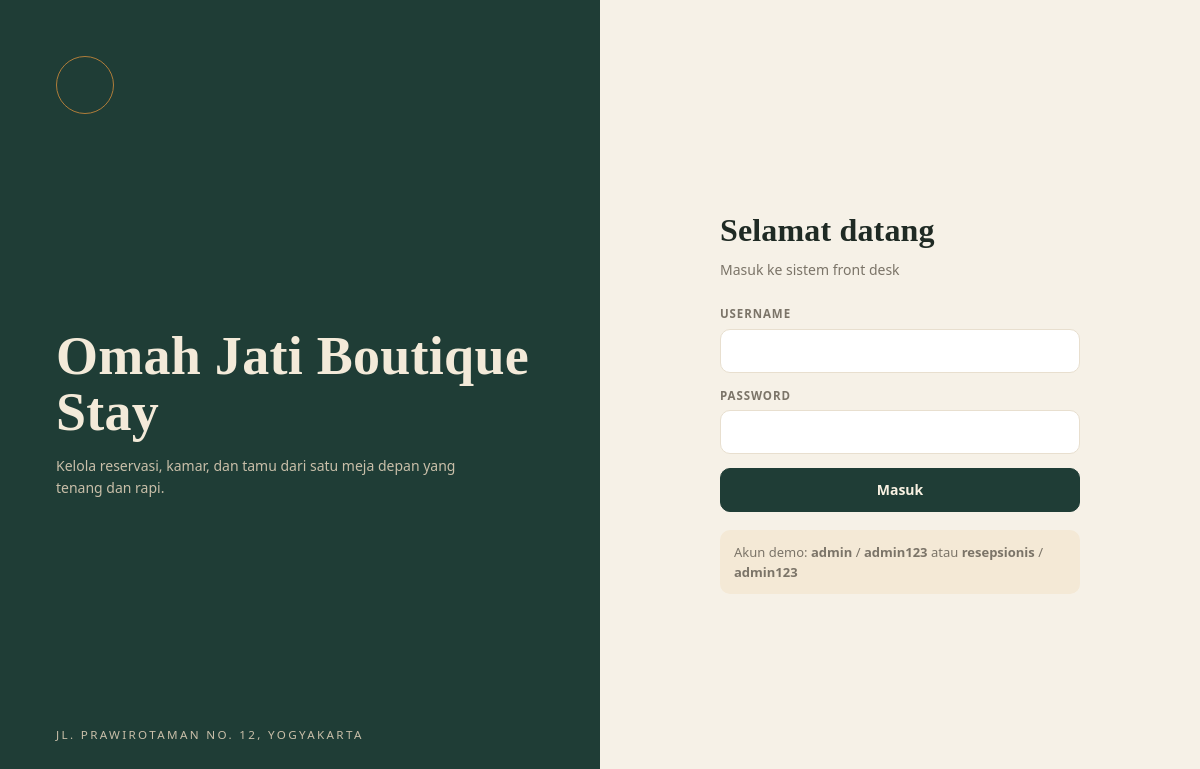
/index.php?page=login, run on the app's committed database.
### tables this page shows
CREATE TABLE pengaturan (
  id INT PRIMARY KEY,
  nama_hotel VARCHAR(100) NOT NULL,
  alamat VARCHAR(255),
  telepon VARCHAR(30),
  jam_checkin VARCHAR(5) NOT NULL DEFAULT '14:00',
  jam_checkout VARCHAR(5) NOT NULL DEFAULT '12:00',
  pajak_persen TINYINT NOT NULL DEFAULT 0
);

### index.php (called while the page is built, shortened)
<?php
require __DIR__ . '/includes/bootstrap.php';
$routes = [
    'login'      => 'pages/login.php',
    'logout'     => 'pages/logout.php',
    'dashboard'  => 'pages/dashboard.php',
    'kalender'   => 'pages/kalender.php',
    'kamar'      => 'pages/kamar.php',
    'reservasi'  => 'pages/reservasi/index.php',
    'res.baru'   => 'pages/reservasi/baru.php',
    'res.detail' => 'pages/reservasi/detail.php',
    'res.aksi'   => 'pages/reservasi/aksi.php',
    'invoice'    => 'pages/reservasi/invoice.php',
    'tamu'       => 'pages/tamu.php',
    'laporan'    => 'pages/laporan.php',
    'master'     => 'pages/master/index.php',
];
$page = $_GET['page'] ?? 'dashboard';
require __DIR__ . '/' . $routes[$page];

### pages/login.php (the view, shortened to what this page needs)
<?php
$set = setting();
?>
<!DOCTYPE html>
<html lang="id">
<head><meta charset="UTF-8"><meta name="viewport" content="width=device-width, initial-scale=1.0">
<title>Masuk · <?= e($set['nama_hotel']) ?></title><link rel="stylesheet" href="assets/css/style.css"></head>
<body>
<div class="login-page">
    <div class="login-art">
        <span class="crest" style="width:58px;height:58px"><?= icon('sparkle', 26) ?></span>
        <div><h1><?= e($set['nama_hotel']) ?></h1><p>Kelola reservasi, kamar, dan tamu dari satu meja depan yang tenang dan rapi.</p></div>
        <small style="letter-spacing:.2em;text-transform:uppercase;color:#c9bfa9"><?= e($set['alamat']) ?></small>
    </div>
    <div class="login-form">
        <form method="post">
            <h2>Selamat datang</h2>
            <p class="muted" style="margin:0 0 24px">Masuk ke sistem front desk</p>
            <div class="field"><label>Username</label><input type="text" name="username" required autofocus value="<?= e($_POST['username'] ?? '') ?>"></div>
            <div class="field"><label>Password</label><input type="password" name="password" required></div>
            <button class="btn btn-primary btn-block">Masuk</button>
            <div class="note">Akun demo: <b>admin</b> / <b>admin123</b> atau <b>resepsionis</b> / <b>admin123</b></div>
        </form>
    </div>
</div>
</body>
</html>

### assets/css/style.css (style rules this page uses)
:root { --bg: #f6f1e7; --paper: #fffdf8; --ink: #1f2a24; --muted: #7b7468; --line: #e8dfcf; --green: #1f3d36; --green-2: #2d564c; --gold: #b07d3a; --gold-soft: #f4e9d6; --c-green: #2f7a4f; --c-green-bg: #e5f2e9; --c-blue: #2c5b8f; --c-blue-bg: #e6eef8; --c-amber: #a6670f; --c-amber-bg: #fbefd9; --c-red: #a33a2f; --c-red-bg: #f8e4e1; --c-gray: #6e6a62; --c-gray-bg: #efebe3; --serif: "Cormorant Garamond", "Playfair Display", Georgia, "Times New Roman", serif; --sans: "Segoe UI", system-ui, -apple-system, "Helvetica Neue", sans-serif; }
* { box-sizing: border-box; }
body { margin: 0; background: var(--bg); color: var(--ink); font: 14px/1.55 var(--sans); }
.muted { color: var(--muted); }
h1, h2, h3 { margin: 0; font-family: var(--serif); font-weight: 600; letter-spacing: .005em; }
.crest { width: 46px; height: 46px; border: 1.5px solid var(--gold); border-radius: 50%; display: grid; place-items: center; color: var(--gold); }
.btn { display: inline-flex; align-items: center; gap: 8px; padding: 10px 18px; border-radius: 10px; border: 1px solid var(--line); background: var(--paper); color: var(--ink); font: inherit; font-weight: 600; cursor: pointer; white-space: nowrap; }
.btn-primary { background: var(--green); border-color: var(--green); color: #f8f1e2; }
.btn-block { width: 100%; justify-content: center; }
label { display: block; font-size: 11.5px; letter-spacing: .08em; text-transform: uppercase; color: var(--muted); font-weight: 700; margin-bottom: 6px; }
input[type=text], input[type=number], input[type=date], input[type=password], input[type=search], input[type=email], select, textarea { width: 100%; padding: 10px 12px; border: 1px solid var(--line); border-radius: 10px; background: #fff; font: inherit; color: var(--ink); }
.login-page { min-height: 100vh; display: grid; grid-template-columns: 1fr 1fr; }
.login-art { background: var(--green); color: #f3ead9; padding: 56px; display: flex; flex-direction: column; justify-content: space-between; }
.login-art h1 { font-size: 54px; line-height: 1.05; }
.login-art p { color: #c9bfa9; max-width: 420px; }
.login-form { display: grid; place-items: center; padding: 30px; }
.login-form form { width: 100%; max-width: 360px; }
.login-form h2 { font-size: 32px; margin-bottom: 4px; }
.login-form .field { margin-bottom: 14px; }
.note { margin-top: 18px; padding: 12px 14px; background: var(--gold-soft); border-radius: 10px; font-size: 13px; color: var(--muted); }

### data on the page
pengaturan: nama_hotel "Omah Jati Boutique Stay", alamat "JL. PRAWIROTAMAN NO. 12, YOGYAKARTA"
